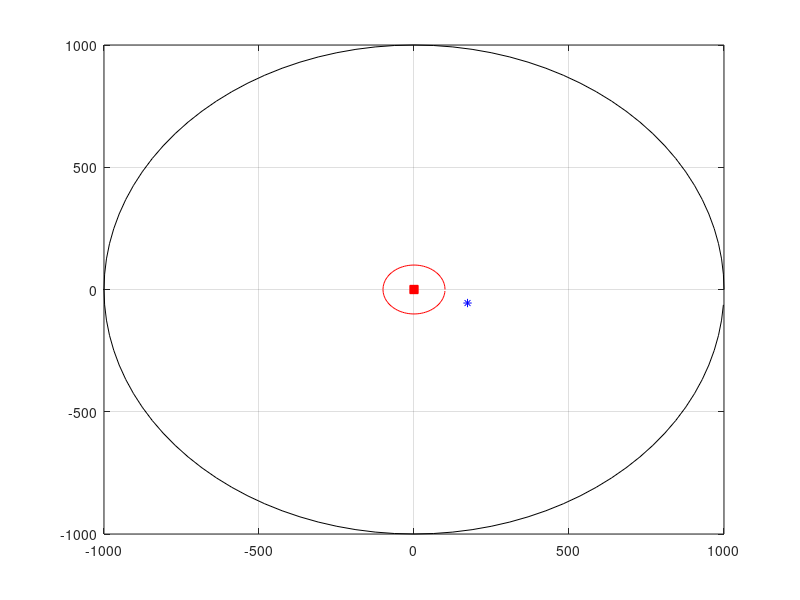

Recreate this plot in MATLAB. (Note: this script raises an error after producing the figure.)
clear all;close all;clc

%% ----------------------------------- Parameters ------------------------------
plot_fig = false;                                                   % Disable/enable figure plotting.

L = 1;                                                              % Number of cells.
K = 1;                                                             % Number of single-antenna terminals in each cell, i.e., number of transmitt antennas.
M = 1;                                                             % Number of antennas at the base station of each cell (In this case, i.e., uplink, it gives the number of receiving antennas).
NFFT = 2048;                                                        % Number of points used by the OFDM.
modOrd = 2;                                                         % Constellation size = 2^modOrd.
numSym = K*NFFT;                                                    % Number of symbols, i.e., number of terminals.
NCP = 512;                                                          % Number of samples used to create a Extended Cyclic Prefix (CP) according to 3GPP' LTE standards. 12 OFDM symbols per subframe, i.e., 1 ms.
delta_f = 15000;                                                    % Frequency space between subcarriers.
Ts = 1/(delta_f*NFFT);                                              % System Sampleing Rate.
numSymbInSubframe = 12;                                             % Number of symbols in a subframe (1ms). 12 OFDM symbols for extended CP.

add_awgn = false;                                                    % Enable/disable addtion of additive gaussian noise to signals.
EbNoVec = 1500;%-20:1:-4;                                                 % Eb/No in dB.
EsN0dB = EbNoVec + 10*log10(NFFT/(NFFT+NCP)) + 10*log10(modOrd);    % converting to symbol to noise ratio
snr = EsN0dB - 10*log10((NFFT/(NFFT+NCP)));                         % Calculate SNR from EsNo in dB.

cellRadius = 1000;                                                  % Radius given in meters.
cellHole = 100;                                                     % Cell hole in meters.

power_ctrl_enabled = true;                                          % enable/disable power control at eNodeB.

nTotalOfBits = 1e9;
nErrors = 10000000;
debug = false;

% Large scale fading.
sshadow = 3;                                                        % Shadow-fading standard deviation in dB.
gamma = 2.8;                                                        % Decay exponent: Urban area cellular radio 2.7 - 3.5

% Small scale fading.
delay = [0 0.977]*1e-6;                                             % Delay in microseconds.
gain  = [0 0];                                                      % Gain in dB (indoor).
numPaths = length(delay);                                           % Number of paths per channel.
totalNumPaths = M*K*numPaths;                                       % Total number of paths between the various antennas and Base Stations.

%% ----------------------------------- Setup Channel -----------------------------------
% Vetor de ganhos.
pos = round(delay/Ts)+1;                                            % Effective position of taps within the vector.
g = zeros(1, round(delay(end)/Ts)+1);                               % +1 is used to include the delay 0 into the vector.
for n = 1:length(delay)
    g( pos(n) ) = 10^( gain(n)/10 );
end

fc = 1e9;                                                           % Carrier Freq. in MHz.
c = 3e8;                                                            % Light speed in m/s.
v = 30;                                                             % Speed in m/s.
Fs = 30.72e6;                                                       % Sampling Freq. in MHz.
Ts = 1/Fs;                                                          % Sampling period in seconds.

fd = (v*fc)/c;                                                      % Doppler frequency in Hz.

Pd = 0;                                                             % Relative power in dB.

% Parameters used for generating the Mulipath Masive MIMO Channel.
Fs_chann = 500;                                                     % Channel Sampling Rate in Hz. The channel is sampled every 2 ms. (Periodo de amostragem do canal ~1 amostra / Slot OFDM)
Ts_chann = 1/Fs_chann;
N_chann = 256;                                                      % Number of samples used to sample the channel. Duration of the channel in  number of samples.
delta_f_chann = Fs_chann/N_chann;                                   % in Hz.
f = -Fs_chann/2:delta_f_chann:Fs_chann/2;
idx = find(f<fd);
f = f(idx);
idx = find(f>-fd);
f = f(idx);
f = f.';

LS = length(f);
S = 1/pi/fd./sqrt(1 - (f/fd).^2) * 10^(Pd/10);
S = S * LS / sum(S);                                                % Energy nomalization.
S1 = S;
S = [S((LS+1)/2:LS); zeros(N_chann-LS,1); S(1:(LS-1)/2)];           % Interpolation of the Doppler Spectrum by N_chann/LS.

% ************************* Generate Multipath Massive MIMO Channel. **********************
rng(55);
x = [(randn((LS-1)/2+1,totalNumPaths,'double') + 1i*randn((LS-1)/2+1,totalNumPaths,'double')); zeros(N_chann-LS,totalNumPaths); (randn((LS-1)/2,totalNumPaths,'double')) + 1i*randn((LS-1)/2,totalNumPaths,'double')]/sqrt(2);
ch = ifft(x .* repmat(sqrt(S),1,totalNumPaths)) * N_chann / sqrt(LS);

% Plot doppler spectrum figures.
if(plot_fig)
    figure;
    plot(f, abs(S1));
    
    figure;
    plot(S)
    
    figure;
    Tsd = 1/Fs_chann;
    TNd = Tsd*N_chann; % Channel duration in seconds.
    plot( (0:N_chann-1)*Tsd, 10*log10(abs(ch)) );
    xlabel('Time (s)')
    ylabel('Power (dB)');
    axis([0 TNd -30 10]);
end

% **************************** Cell Layout. *******************************
% Generate a random radius value within the range cellHole to cellRadius for each one of the terminals.
radius = cellHole + (cellRadius-cellHole).*rand(1,K);

% Generate an random angle value within the range 0 to 2*pi for each one of the terminals.
angle = 2*pi*rand(1,K);

% Plot the position of each terminal inside the cell.
figure;
plot(0, 0, 'rs', 'MarkerFaceColor',[1,0,0], 'MarkerEdgeColor',[1 0 0]);
hold on

Circlex = cellRadius*cos(2*pi*(0:99)/100);
Circley = cellRadius*sin(2*pi*(0:99)/100);
plot(Circlex.', Circley.', 'k');

Circlex = cellHole*cos(2*pi*(0:99)/100);
Circley = cellHole*sin(2*pi*(0:99)/100);
plot(Circlex.', Circley.', 'r');

UEx = radius.*cos(angle);
UEy = radius.*sin(angle);
plot(UEx, UEy, 'b*');

grid on;
hold off;

% Calculate path-loss for all users, in meters.
path_loss = radius.^gamma;

% ************ Apply power delay profile and large-scale fading to the multiptah channel matrix, i.e., small-scale fading. ************
for idx_ch = 1 : N_chann
    
    if(power_ctrl_enabled)
        largeScaleFading = 1;
    else
        % Calculate shadowing for each one of different channels.
        shadowing_att = lognrnd(0,sshadow,1,K);
        % Large scale fading calculated according to Marzetta.
        largeScaleFading = repmat(sqrt(shadowing_att./path_loss), M, 1);
    end
    
    % Atualizacao das matrizes de canal para a celula alvo (l = 1): existe uma matriz de canal por percurso do terminal.
    G = reshape(ch(idx_ch,:), M, K, length(pos));
    G(:,:,1) = (g(pos(1)) * G(:,:,1)) .* largeScaleFading;
    for k = 2:length(pos)
        G(:,:,k) = (g(pos(k)) * G(:,:,k)) .* largeScaleFading;
    end
    ch(idx_ch,:) = reshape(G, 1, totalNumPaths);
end

%% ----------------------------------- Set up the simulation -----------------------------------
% Create a local random stream to be used by random number generators for repeatability.
hStr = RandStream('mt19937ar');

% Get all bit combinations for ML receiver
bits = de2bi(0:2^(modOrd*K)-1, 'left-msb')';
% Split them per Transmit antenna
b = zeros(K, modOrd, length(bits));
for i = 1:length(bits)
    b(:, :, i) = reshape(bits(:,i), modOrd, K)';
end

% Preallocate variables for speed.
dist = zeros(length(bits), 1);
[BER_MRC, BER_ZF_LE, BER_MMSE_LE, BER_MFB] = deal(zeros(1, length(EbNoVec)));

% Create QPSK mod-demod objects.
hMod = modem.pskmod('M', 2^modOrd, 'SymbolOrder', 'gray', 'InputType', 'bit');
hDemod = modem.pskdemod(hMod);

% Set up a figure for visualizing BER results.
%h = gcf; 
h = figure;
grid on; hold on;
set(gca,'yscale','log','xlim',[(EbNoVec(1)-0.01), EbNoVec(end)],'ylim',[1e-7 1]);
xlabel('Eb/No (dB)'); ylabel('BER'); set(h,'NumberTitle','off');
set(h, 'renderer', 'zbuffer'); set(h,'Name','OFDM modulated with QPSK Massive MU-MIMO System');
title('Massive MU-MIMO on Uplink');

%% ----------------------------------- Loop over selected EbNo points. -----------------------------------
for idx = 1:length(snr)
    
    linearSnr = 10^(0.1*snr(idx));
    
    nErrs_mrc = 0;
    nErrs_zf_le = 0;
    nErrs_mmse_le = 0;
    nErrs_mfb = 0;
    nBits = 0;
    nBits_mfb = 0;
    ofdm_symbol_number = 0;
    idx_ch = 1;
    iter = 1;
    x = complex(zeros(M,NFFT+NCP+(pos(length(pos))-1)),zeros(M,NFFT+NCP+(pos(length(pos))-1)));
    aux = complex(zeros(M,NFFT+NCP+(pos(length(pos))-1)),zeros(M,NFFT+NCP+(pos(length(pos))-1)));
    
    while(((nErrs_mrc < nErrors) || (nErrs_zf_le < nErrors) || (nErrs_mmse_le < nErrors) || (nErrs_mfb < nErrors)) && (nBits_mfb < nTotalOfBits))
        
        ofdm_symbol_number = ofdm_symbol_number + 1;
        
        iter = iter + 1;
        
        %---------- Transmission (UE) ----------
        % Create array of bits to modulate.
        msg = randi(hStr, [0 1], modOrd, numSym);
        
        msg_mfb = msg(:,1:K:end);
        
        % Modulate data.
        source = modulate(hMod, msg);
        
        % Split source among K terminals.
        Tx = reshape(source, K, numel(source)/K); clear source;
        
        %***************** DEBUG *****************
        Tx = complex(zeros(K,NFFT),zeros(K,NFFT));
        for ll=1:1:K
            for lll=1:1:NFFT
                Tx(ll,lll) = complex(lll,lll);
            end
        end
        %***************** DEBUG *****************
        
        % Create OFDM symbol.
        sequence = ifft(Tx,NFFT,2);
        
        res = ifft(complex(1:2048,1:2048));
        
        error = 0;
        for jj=1:1:K
            error = error + sum(res-sequence(jj,:));
        end
        
        sequence = sqrt(NFFT)*sequence;
        
        %***************** DEBUG *****************    
        sequence = complex(zeros(K,NFFT),zeros(K,NFFT));
        for ll=1:1:K
            for lll=1:1:NFFT
                sequence(ll,lll) = complex(lll,lll);
            end
        end        
        %***************** DEBUG *****************
        
        % Add CP.
        ofdm = [sequence(:,NFFT-NCP+1:end), sequence];
        
%         % Make sure the OFDM symbol has unit variance.
%         std_dev_vector = (sqrt(diag((ofdm*ofdm')/(NFFT+NCP))));
%         std_dev_matrix = diag(1./std_dev_vector);
%         ofdm = std_dev_matrix*ofdm;
        
%         %***************** DEBUG *****************
%         ofdm = complex(zeros(K,1),zeros(K,1));
%         for ll=1:1:K
%             ofdm(ll,1) = complex(ll,ll);  
%         end
%         %***************** DEBUG *****************

        %***************** DEBUG *****************
        ofdm = complex(zeros(K,NFFT+NCP),zeros(K,NFFT+NCP));
        for ll=1:1:K
            ofdm(ll,1) = 1;  
        end
        %***************** DEBUG *****************
        
        %---------- Multipath Channel plus Noise ----------
        H = reshape(ch(idx_ch,:), M, K, length(pos));
        
        x = [H(:,:,1)*ofdm, complex(zeros(M,(pos(length(pos))-1)),zeros(M,(pos(length(pos))-1)))];
        %x = complex(zeros(M,NFFT+NCP+(pos(length(pos))-1)),zeros(M,NFFT+NCP+(pos(length(pos))-1)));
        for k = 2:length(pos)
            aux = [complex(zeros(M,(pos(k)-1)),zeros(M,(pos(k)-1))), H(:,:,k)*ofdm];
            x = x + aux;
        end
        
        % Single User, used for plotting the Matched Matrix Bound (MFB).
        x_mfb = [H(:,1,1)*ofdm(1,:) complex(zeros(M,(pos(length(pos))-1)),zeros(M,(pos(length(pos))-1)))];
        for k = 2:length(pos)
            aux_mfb = [complex(zeros(M,(pos(k)-1)),zeros(M,(pos(k)-1))) H(:,1,k)*ofdm(1,:)];
            x_mfb = x_mfb + aux_mfb;
        end
        
        if(add_awgn)
            % Add channel noise power to faded data.
            r = awgn(x, snr(idx), 0, hStr);
            
            % Add channel noise power to faded single user data.
            r_mfb = awgn(x_mfb, snr(idx), 0, hStr);
        else
            r = x;
            r_mfb = x_mfb;
        end
        
        %-------------------- Reception (base station) --------------------
        % @@@@@@@@@@ Assume perfect channel estimation. @@@@@@@@@@
        
        % -------- Front End of the Rake-like receiver --------------------   
        % Get fisrt path signal, i.e., the most powerful signal, i.e., the direct path.
        %r_first_finger_path = r(:,1:end-(pos(length(pos))-1));
        r_first_finger_path = [r, complex(zeros(M,(pos(length(pos))-1)),zeros(M,(pos(length(pos))-1)))];
                
        % get the second path signal.
        %r_second_finger_path = r(:,pos(length(pos)):end);
        r_second_finger_path = [complex(zeros(M,(pos(k)-1)),zeros(M,(pos(k)-1))), r];
        
        % Remove CP from first finger path.
        %rx_finger1 = r_first_finger_path(:,NCP+1:end);
        
        % Remove CP from second finger path.
        %rx_finger2 = r_second_finger_path(:,NCP+1:end);
%         
%         % Retrieve modulation symbols from first finger path.
%         ofdm_rx_finger1 = (1/sqrt(NFFT))*fft(rx_finger1,NFFT,2);
%         
%         % Retrieve modulation symbols from second finger path.
%         ofdm_rx_finger2 = (1/sqrt(NFFT))*fft(rx_finger2,NFFT,2);
        
        %% ************************ 2) ZF-LE receiver *********************************
        E_zf_le = zeros(modOrd, numSym);
        
        % Apply ZF-LE to first finger path received signal.
        G1 = H(:,:,1)^(-1); %((H(:,:,1)'*H(:,:,1))^(-1))*H(:,:,1)';
        r_eq1 = G1*r_first_finger_path;
        
%         res = sequence;%sqrt(NFFT)*res;
%         error1 = 0;
%         for jj=1:1:K
%             error1 = error1 + sum(res(jj,:)-r_eq1(jj,:));
%         end
        
        
        % Apply ZF-LE to second path received signal.
        G2 = H(:,:,2)^(-1); %((H(:,:,2)'*H(:,:,2))^(-1))*H(:,:,2)';
        r_eq2 = G2*r_second_finger_path;
        
%         res = sequence;%sqrt(NFFT)*res;
%         error2 = 0;
%         for jj=1:1:K
%             error2 = error2 + sum(res(jj,:)-r_eq2(jj,:));
%         end        
        
        % Combine all the path signals by averaging them.
        r_eq_sum_zf_le = (r_eq1 + r_eq2)/2;        
        
        % Retrieve modulation symbols from first finger path.
        ofdm_combined_rx = (1/sqrt(NFFT))*fft(r_eq_sum_zf_le,NFFT,2);
   
        
        
        
        
        
        
        
        
        
        
        

        
        % Iterate over all Tx antennas.
        for jj=1:1:K
            demoded_zf_le = demodulate(hDemod, ofdm_combined_rx(jj,:));
            E_zf_le(:,jj:K:end) = reshape(demoded_zf_le, modOrd, numSym/K);
        end
        % *****************************************************************************        
        
        % ----------------- Front End for MFB plotting --------------------
        % Get fisrt path signal, i.e., the most powerful signal, i.e., the direct path.
        r_first_finger_path_mfb = r_mfb(:,1:end-(pos(length(pos))-1));
                
        % get the second path signal.
        r_second_finger_path_mfb = r_mfb(:,pos(length(pos)):end);
        
        % Remove CP from direct path.
        rx_finger1_mfb = r_first_finger_path_mfb(:,NCP+1:end);
        
        % Remove CP from second path.
        rx_finger2_mfb = r_second_finger_path_mfb(:,NCP+1:end);
        
        % Retrieve modulation symbols from first finger path.
        ofdm_rx_finger1_mfb = (1/sqrt(NFFT))*fft(rx_finger1_mfb,NFFT,2);
        
        % Retrieve modulation symbols from second finger path.
        ofdm_rx_finger2_mfb = (1/sqrt(NFFT))*fft(rx_finger2_mfb,NFFT,2);
        
        %% *********** 1) MRC or Matrix Matched Filter (MMF) receiver *****************
        E_mrc = zeros(modOrd, numSym);
        
        % Apply MRC to first finger path received signal.
        G1 = H(:,:,1)';
        r_eq1 = G1*ofdm_rx_finger1;
        
        % Apply MRC to second finger path received signal.
        G2 = H(:,:,2)';
        r_eq2 = G2*ofdm_rx_finger2;
        
        % Combine all the path signals by averaging them.
        r_eq_sum_mrc = (r_eq1 + r_eq2)/2;
        
        % Iterate over all Tx antennas.
        for jj=1:1:K
            demoded_mrc = demodulate(hDemod, r_eq_sum_mrc(jj,:));
            E_mrc(:,jj:K:end) = reshape(demoded_mrc, modOrd, numSym/K);
        end
        % *****************************************************************************
        
        %% ************************ 2) ZF-LE receiver *********************************
        E_zf_le = zeros(modOrd, numSym);
        
        % Apply ZF-LE to first finger path received signal.
        G1 = ((H(:,:,1)'*H(:,:,1))^(-1))*H(:,:,1)';
        r_eq1 = G1*ofdm_rx_finger1;
        
        % Apply ZF-LE to second path received signal.
        G2 = ((H(:,:,2)'*H(:,:,2))^(-1))*H(:,:,2)';
        r_eq2 = G2*ofdm_rx_finger2;
        
        % Combine all the path signals by averaging them.
        r_eq_sum_zf_le = (r_eq1 + r_eq2)/2;
        
        % Iterate over all Tx antennas.
        for jj=1:1:K
            demoded_zf_le = demodulate(hDemod, r_eq_sum_zf_le(jj,:));
            E_zf_le(:,jj:K:end) = reshape(demoded_zf_le, modOrd, numSym/K);
        end
        % *****************************************************************************
        
        %% ****************************** 3) MMSE-LE receiver *************************
        E_mmse_le = zeros(modOrd, numSym);
        
        % Apply MMSE-LE to fisrt finger path received signal.
        H1_est = H(:,:,1);
        G1 = (H1_est'*H1_est + (1/linearSnr)*eye(K))^-1;
        G1 = G1*H1_est';   
        r_eq1 = G1*ofdm_rx_finger1;
        
        % Apply MMSE-LE to second finger path received signal.
        H2_est = H(:,:,2);
        G2 = (H2_est'*H2_est + (1/linearSnr)*eye(K))^-1;
        G2 = G2*H2_est';         
        r_eq2 = G2*ofdm_rx_finger2;
        
        % Combine all the path signals by averaging them.
        r_eq_sum_mmse_le = (r_eq1 + r_eq2)/2;       
        
        % Iterate over all Tx antennas.
        for jj=1:1:K
            demoded_mmse_le = demodulate(hDemod, r_eq_sum_mmse_le(jj,:));
            E_mmse_le(:,jj:K:end) = reshape(demoded_mmse_le, modOrd, numSym/K);
        end
        % *****************************************************************************
        
        %% ********* 4) Matched Filter Bound (MFB) or Single User detection **********
        
        % Apply MRC to first finger path received signal.
        G1 = H(:,1,1)';
        r_eq1_mfb = G1*ofdm_rx_finger1_mfb;
        
        % Apply MRC to second finger path received signal.
        G2 = H(:,1,2)';
        r_eq2_mfb = G2*ofdm_rx_finger2_mfb;
        
        % Combine all the path signals by averaging them.
        r_eq_sum_mfb = (r_eq1_mfb + r_eq2_mfb)/2;        
        
        % Demodulate signal.
        E_mfb = demodulate(hDemod, r_eq_sum_mfb);
        % *****************************************************************************
        
        %% --------- Change multipath channel according to its sampling rate. ---------
        if(ofdm_symbol_number==2*numSymbInSubframe)
            ofdm_symbol_number = 0;
            idx_ch = idx_ch + 1;
            if(idx_ch > N_chann)
                idx_ch = 1;
            end
        end
        
        %% -------------------------------- Collect errors ----------------------------
        nErrs_mrc = nErrs_mrc + biterr(msg, E_mrc);
        nErrs_zf_le = nErrs_zf_le + biterr(msg, E_zf_le);
        nErrs_mmse_le = nErrs_mmse_le + biterr(msg, E_mmse_le);
        nErrs_mfb = nErrs_mfb + biterr(msg_mfb, E_mfb);
        
        nBits = nBits + length(msg(:));
        nBits_mfb = nBits_mfb + length(msg_mfb(:));
        fprintf(1,'BER MRC: %f - nErrs_mrc: %d - nBits: %d - iter: %d\n',(nErrs_mrc./nBits),nErrs_mrc,nBits,iter);
        fprintf(1,'BER ZF-LE: %f - nErrs_zf_le: %d - nBits: %d - iter: %d\n',(nErrs_zf_le./nBits),nErrs_zf_le,nBits,iter);
        fprintf(1,'BER MMSE-LE: %f - nErrs_mmse_le: %d - nBits: %d - iter: %d\n',(nErrs_mmse_le./nBits),nErrs_mmse_le,nBits,iter);
        fprintf(1,'BER MFB: %f - nErrs_mfb: %d - nBits_mfb: %d - iter: %d\n',(nErrs_mfb./nBits_mfb),nErrs_mfb,nBits_mfb,iter);
        fprintf(1,'\n');
        
    end
    
    % Calculate BER for current point
    BER_MRC(idx) = nErrs_mrc./nBits;
    BER_ZF_LE(idx) = nErrs_zf_le./nBits;
    BER_MMSE_LE(idx) = nErrs_mmse_le./nBits;
    BER_MFB(idx) = nErrs_mfb./nBits_mfb;
    
    % Plot results
    semilogy(EbNoVec(1:idx), BER_MRC(1:idx), 'ks', ...
        EbNoVec(1:idx), BER_ZF_LE(1:idx), 'b*', ...
        EbNoVec(1:idx), BER_MMSE_LE(1:idx), 'ro', ...
        EbNoVec(1:idx), BER_MFB(1:idx), 'k');
    legend('MRC', 'ZF-LE', 'MMSE-LE', 'MFB');
    drawnow;
    
end

% Draw the lines.
semilogy(EbNoVec, BER_MRC, 'k-', EbNoVec, BER_ZF_LE, 'b-', EbNoVec, BER_MMSE_LE, 'r-', EbNoVec, BER_MFB, 'k-');
hold off;

m_rx_antennas = '';
for j=1:length(M)
    m_rx_antennas = strcat(m_rx_antennas, sprintf('_%d',M(j)));
end

m_tx_antennas = '';
for j=1:length(K)
    m_tx_antennas = strcat(m_tx_antennas, sprintf('_%d',K(j)));
end

% Get timestamp for saving files.
timeStamp = datestr(now,30);

% Save figure to FIG-file.
fileName = sprintf('M_MU_MIMO_M%s_K%s_multFad_woLargeScl_rake_perfect_est_%s.fig',m_rx_antennas,m_tx_antennas,timeStamp);
savefig(h,fileName);

% Save workspace to MAT-file.
clear h
fileName = sprintf('M_MU_MIMO_M%s_K%s_multFad_woLargeScl_rake_perfect_est_%s.mat',m_rx_antennas,m_tx_antennas,timeStamp);
save(fileName);
